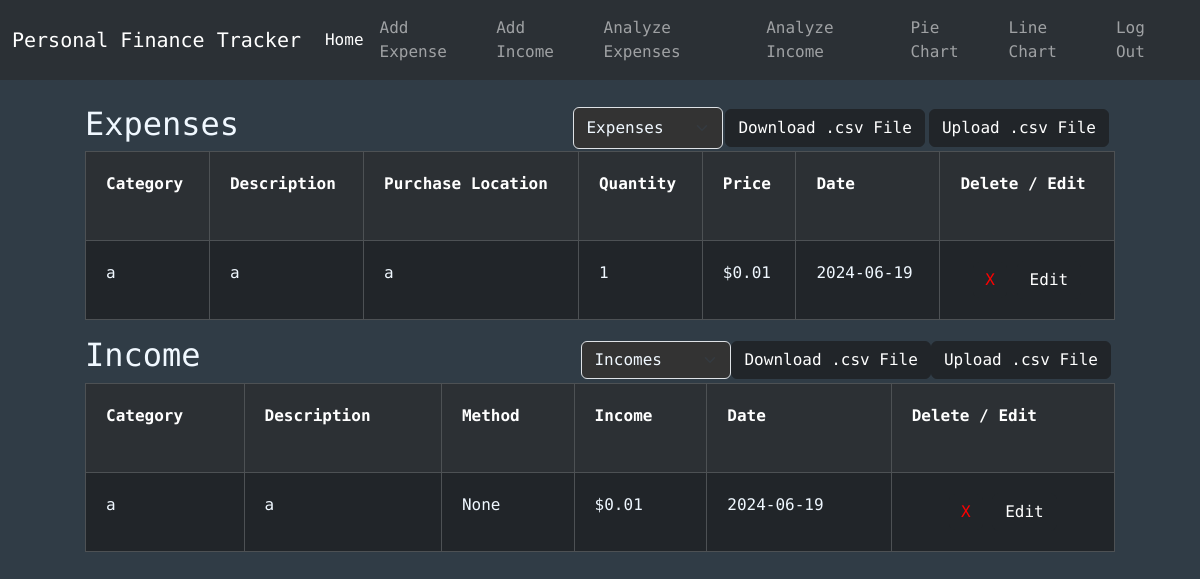
Before: / (signed in) with the older database file.
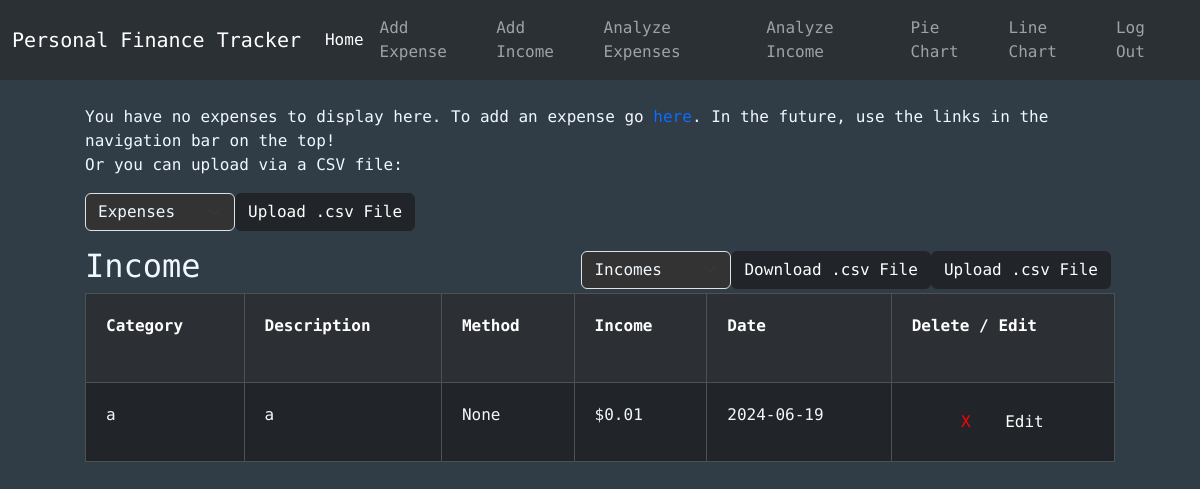
After: the same page with the newer database file.
### tables this page shows
CREATE TABLE expenses (id INTEGER PRIMARY KEY, user_id INTEGER NOT NULL, category TEXT, description TEXT, purchaseLocation TEXT, quantity INTEGER NOT NULL, price NUMERIC NOT NULL, date TEXT NOT NULL, color TEXT, FOREIGN KEY (user_id) REFERENCES users(id));

CREATE TABLE incomes (id INTEGER PRIMARY KEY, user_id INTEGER NOT NULL, category TEXT, description TEXT, method TEXT, income NUMERIC NOT NULL, date TEXT NOT NULL, color TEXT, FOREIGN KEY (user_id) REFERENCES users(id));

### app.py (the view)
@app.route("/")
@login_required
def index():
    conn = get_db_connection()
    exps = conn.execute("SELECT * FROM expenses WHERE user_id = ? ORDER BY id DESC", (session["user_id"],)).fetchall()
    inc = conn.execute("SELECT * FROM incomes WHERE user_id = ? ORDER BY id DESC", (session["user_id"],)).fetchall()
    conn.close()
    return render_template("index.html", expenses=exps, incomes=inc)

### helpers.py (called while the page is built)
def login_required(f):
    @wraps(f)
    def decorated_function(*args, **kwargs):
        if session.get("user_id") is None:
            return redirect("/login")
        return f(*args, **kwargs)
    return decorated_function

def get_db_connection():
    conn = sqlite3.connect('database.db')
    conn.row_factory = sqlite3.Row
    return conn

### templates/index.html (shortened to what this page needs)
{% extends "layout.html" %} {% block title %}Main{% endblock %}
{% block body %}
<div class="cont center-horizontal" style="max-width: 1300px">
  {% if expenses -%}
  <div>
    <div
      style="
        display: flex;
        justify-content: space-between;
        align-items: center;
        flex-wrap: wrap;
      "
    >
      <h2>Expenses</h2>
      <div style="display: flex">
        <form
          id="uploadForm"
          enctype="multipart/form-data"
          method="POST"
          action="/uploadCsv"
          style="display: flex; flex-wrap: wrap"
        >
          <select name="type" class="form-select" style="width: 150px">
            <option value="expenses" selected>Expenses</option>
          </select>
          <button
            type="submit"
            formaction="/downloadCsv"
            class="btn btn-dark btn-margin"
          >
            Download .csv File
          </button>
          <button
            type="button"
            class="btn btn-dark btn-margin"
            onclick="triggerFileInput()"
          >
            Upload .csv File
          </button>
          <a href="/uploadInfo">
          </a>
        </form>
      </div>
    </div>
    <div class="table-responsive">
      <table class="table table-dark table-striped table-bordered table-hover">
        <tr>
          <th scope="col">Category</th>
          <th scope="col">Description</th>
          <th scope="col">Purchase Location</th>
          <th scope="col">Quantity</th>
          <th scope="col">Price</th>
          <th scope="col">Date</th>
          <th scope="col">
            Delete / Edit
            <br />
          </th>
        </tr>
        {% for expense in expenses %}
        <tr>
          <td style="color: {{expense['color']}}">{{ expense["category"] }}</td>
          <td style="color: {{expense['color']}}">
            {{ expense["description"] }}
          </td>
          <td style="color: {{expense['color']}}">
            {{ expense["purchaseLocation"] }}
          </td>
          <td style="color: {{expense['color']}}">{{ expense["quantity"] }}</td>
          <td style="color: {{expense['color']}}">
            {{ "$%.2f"| format(expense["price"]) }}
          </td>
          <td style="color: {{expense['color']}}">{{ expense["date"] }}</td>
          <td style="text-align: center">
            <form action="/delete" method="POST" style="display: inline-block">
              <button
                type="submit"
                class="delete-btn btn btn-dark"
                style="color: red; border: 0; text-align: center"
              >
                X
              </button>
            </form>
            <form action="/edit" method="POST" style="display: inline-block">
              <button type="submit" class="delete-btn btn btn-dark">
                Edit
              </button>
            </form>
          </td>
        </tr>
        {% endfor %}
      </table>
    </div>
  </div>
  {% else -%}
  <p>
    You have no expenses to display here. To add an expense go
    <a href="/add-expense">here</a>. In the future, use the links in the
    navigation bar on the top!
    <br>
    Or you can upload via a CSV file:
    <form
    enctype="multipart/form-data"
    method="POST"
    action="/uploadCsv"
    style="display: flex; flex-wrap: wrap"
  >
    <select name="type" class="form-select" style="width: 150px">
      <option value="expenses" selected>Expenses</option>
    </select>
    <button
      type="button"
      class="btn btn-dark"
      onclick="triggerFileInput()"
    >
      Upload .csv File
    </button>
    <a href="/uploadInfo">
    </a>
  </form>
  </p>
  {% endif %}
  {% if incomes -%}
  <div>
    <div
      style="display: flex; justify-content: space-between; align-items: center"
    >
      <h2>Income</h2>
      <div style="display: flex">
        <form
          enctype="multipart/form-data"
          method="POST"
          action="/uploadCsv"
          style="display: flex; flex-wrap: wrap"
        >
          <select name="type" class="form-select" style="width: 150px">
            <option value="incomes" selected>Incomes</option>
          </select>
          <button type="submit" formaction="/downloadCsv" class="btn btn-dark">
            Download .csv File
          </button>
          <button
            type="button"
            class="btn btn-dark"
            onclick="triggerFileInput()"
          >
            Upload .csv File
          </button>
          <a href="/uploadInfo">
          </a>
        </form>
      </div>
    </div>
    <div class="table-responsive">
      <table class="table table-dark table-striped table-bordered table-hover">
        <tr>
          <th scope="col">Category</th>
          <th scope="col">Description</th>
          <th scope="col">Method</th>
          <th scope="col">Income</th>
          <th scope="col">Date</th>
          <th scope="col">
            Delete / Edit
            <br />
          </th>
        </tr>
        {% for income in incomes %}
        <tr>
          <td style="color: {{income['color']}} ">{{ income["category"] }}</td>
          <td style="color: {{income['color']}} ">
            {{ income["description"] }}
          </td>
          <td style="color: {{income['color']}} ">{{ income["method"] }}</td>
          <td style="color: {{income['color']}} ">
            {{ "$%.2f"| format(income["income"]) }}
          </td>
          <td style="color: {{income['color']}}">{{ income["date"] }}</td>
          <td style="text-align: center">
            <form action="/delete" method="POST" style="display: inline-block">
              <button
                type="submit"
                class="delete-btn btn btn-dark"
                style="color: red; border: 0; text-align: center"
              >
                X
              </button>
            </form>
            <form action="/edit" method="POST" style="display: inline-block">
              <button type="submit" class="delete-btn btn btn-dark">
                Edit
              </button>
            </form>
          </td>
        </tr>
        {% endfor %}
      </table>
    </div>
  </div>
  {% endif %}
</div>
{%endblock %}

### templates/layout.html (shortened to what this page needs)
{% include "base.html" %}
<nav class="navbar navbar-expand-lg bg-body-tertiary" data-bs-theme="dark">
  <div class="container-fluid">
    <a class="navbar-brand" href="/">Personal Finance Tracker</a>
    <div class="collapse navbar-collapse" id="navbarSupportedContent">
      <div>
        <ul class="navbar-nav">
          <li class="nav-item" style="margin-top: auto; margin-bottom: auto">
            <a class="nav-link active" aria-current="page" href="/">Home</a>
          </li>
          <li class="nav-item">
            <a class="nav-link" href="/add-expense">Add Expense</a>
          </li>
          <li class="nav-item">
            <a class="nav-link" href="/add-income">Add Income</a>
          </li>
          <li class="nav-item">
            <a class="nav-link" href="/analyzeExpenses">Analyze Expenses</a>
          </li>
          <li class="nav-item">
            <a class="nav-link" href="/analyzeIncome">Analyze Income</a>
          </li>
          <li class="nav-item">
            <a class="nav-link" href="/pieChart">Pie Chart</a>
          </li>
          <li class="nav-item">
            <a class="nav-link" href="/lineChart">Line Chart</a>
          </li>
        </ul>
      </div>
      <div class="navbar-nav flex-end right-div">
        <a class="nav-link" href="/login">Log Out</a>
      </div>
    </div>
  </div>
</nav>
{% block body %}{% endblock %}

### templates/base.html (shortened to what this page needs)
<!DOCTYPE html>
<html lang="en">
  <head>
    <link rel="stylesheet" href="../static/styles/CSS.css" />
    <link
      href="https://cdn.jsdelivr.net/npm/bootstrap@5.3.2/dist/css/bootstrap.min.css"
      rel="stylesheet"
    />
    <link
      href="https://netdna.bootstrapcdn.com/font-awesome/3.2.1/css/font-awesome.css"
      rel="stylesheet"
    />
  </head>
  <body id="body">
  </body>
</html>

### static/styles/CSS.css (style rules this page uses)
.cont { display: flex; justify-content: center; padding: 15px; flex-direction: column; color: aliceblue; max-width: 100vw; }
.navbar-nav { z-index: 1000; }
.center-horizontal { margin: 0 auto; width: 90vw; max-width: 1200px; padding: 25px; }
.right-div { margin-left: auto; box-sizing: border-box; }
#body { background-color: rgb(48, 60, 70); font-family: "Roboto Mono", monospace; color: aliceblue; }
.form-select { background-color: #333 !important; color: aliceblue !important; }
tr > * { padding: 20px !important; }
a { text-decoration: dotted !important; }

Changed rows visible on the page:
removed expenses: category "a", description "a", purchaseLocation "a", quantity "1", price "$0.01", date "2024-06-19"
Other visible differences:
form field type: (not shown) → "Expenses"
form field type: "Expenses" → (not shown)
text no longer shown: "Expenses Download .csv File Category Description Purchase Location Quantity Price Date Delete / Edit"
text now shown: "You have no expenses to display here. To add an expense go here . In the future, use the links in the navigation bar on the top! Or you can upload via a CSV file:"
